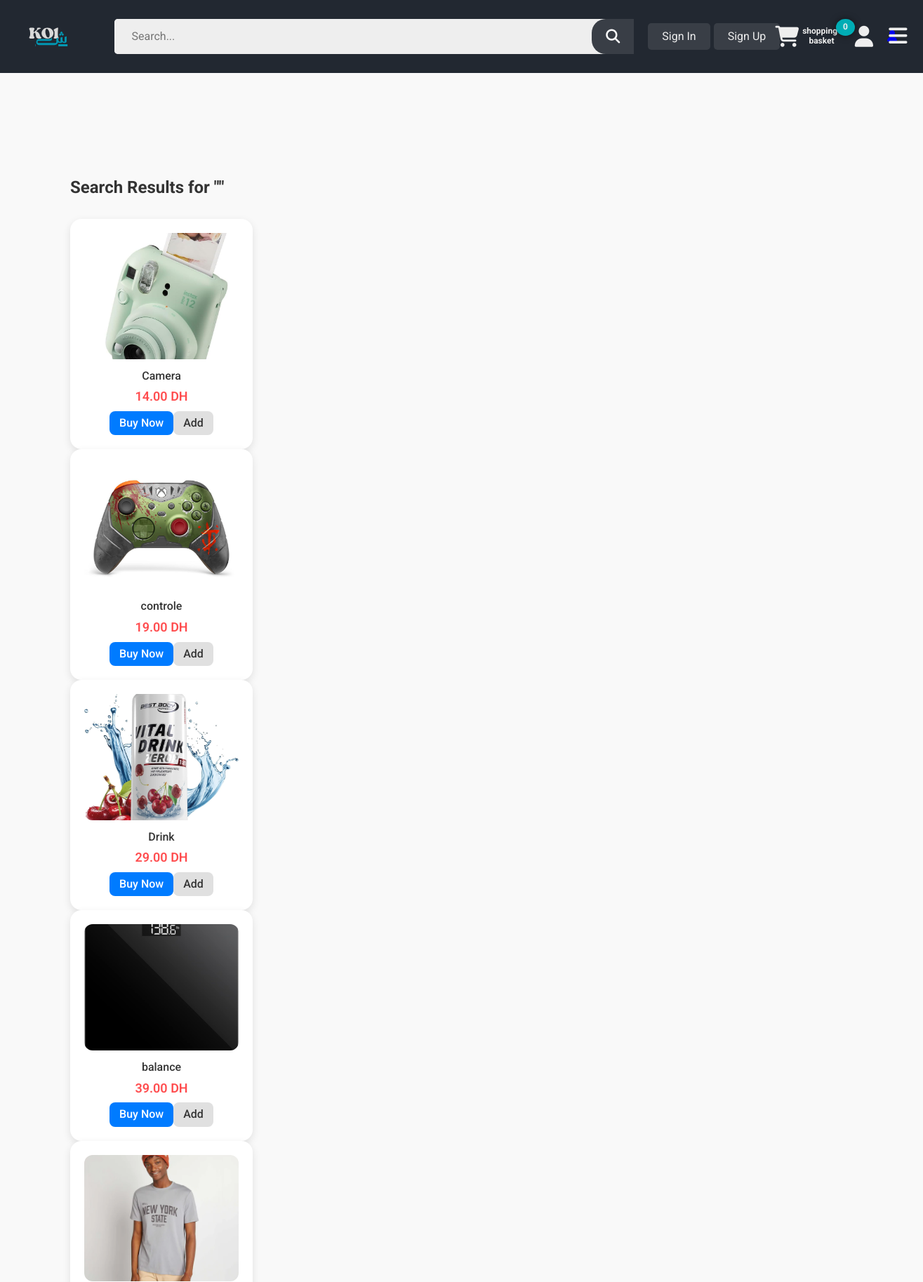
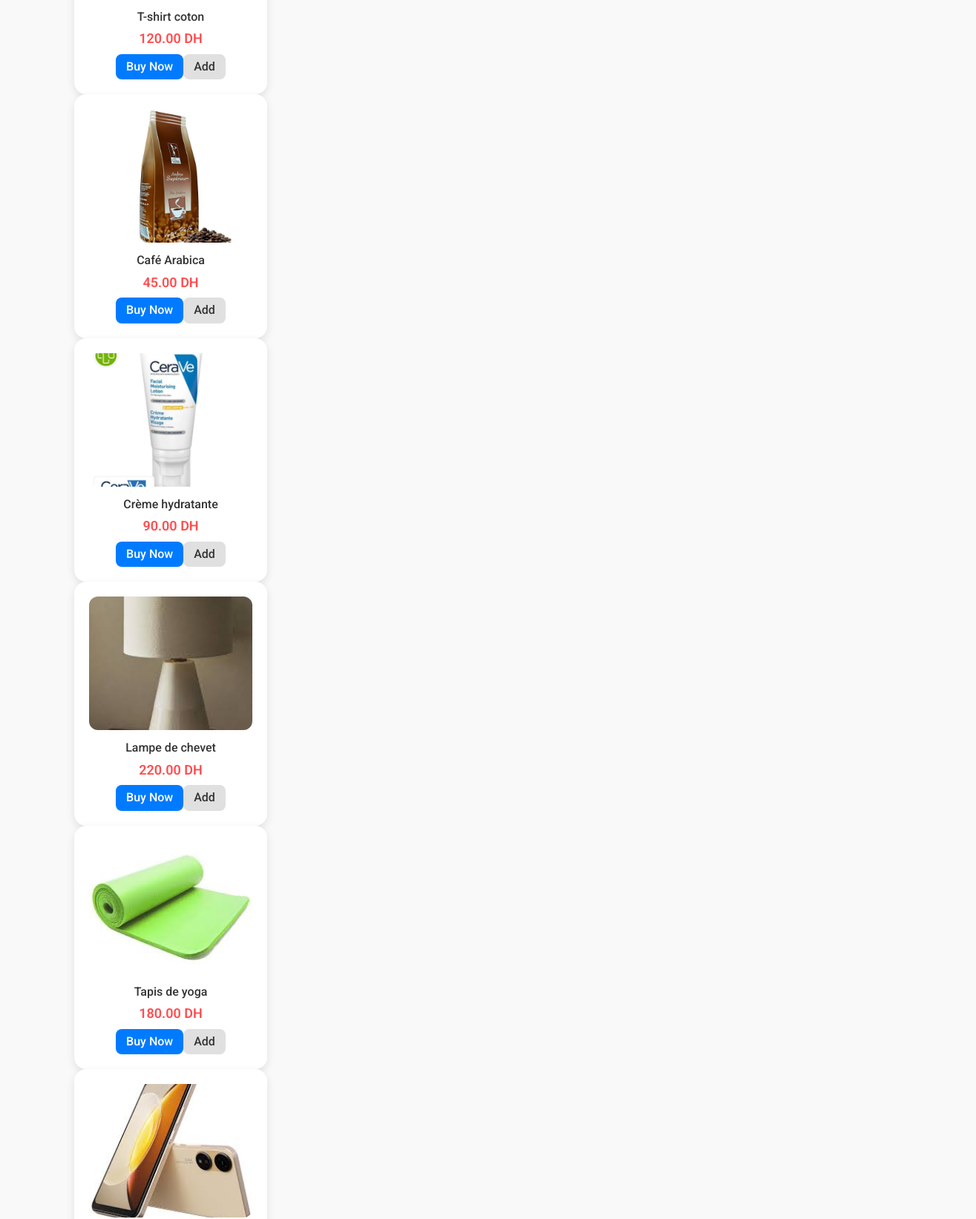
Screenshot of /Search.php (upper part) with the database file from the repository (2 pictures, top to bottom).
### tables this page shows
CREATE TABLE `produit` (
  `Reference` int NOT NULL,
  `Designation` varchar(255) NOT NULL,
  `Description` text,
  `Categorie` int NOT NULL,
  `prix` decimal(10,2) NOT NULL,
  `PrixAcquisition` decimal(10,2) NOT NULL,
  `Stock` int DEFAULT NULL,
  `ImageURL` varchar(255) DEFAULT NULL
);

### Search.php (the view, shortened to what this page needs)
<?php
require_once('./Connection.php');
$search = isset($_GET['search']) ? mysqli_real_escape_string($conn, $_GET['search']) : '';
$sql = "SELECT * FROM produit WHERE Designation LIKE '%$search%' OR Description LIKE '%$search%'";
$result = mysqli_query($conn, $sql);
?>
<!DOCTYPE html>
<html>
<head>
    <link rel="stylesheet" href="css/normalized.css">
    <link rel="stylesheet" href="css/all.min.css">
    <link rel="stylesheet" href="css/kolchi.css">
    <link rel="stylesheet" href="css/product.css">
</head>
<body>
    <header class="header">
        <div class="container">
            <div class="logo">
                <a href="index.php"> <img src="imgs/KOlش.svg" alt="logo" class="logo-img"></a>
            </div>
            <div class="search">
                <form action="./Search.php" method="post" class="search">
                    <input type="text" placeholder="Search...">
                    <button type="submit" class="search-btn"><i class="fa-solid fa-magnifying-glass"></i></button>
                </form>
            </div>
            <div class="nav">
                <div class="signIn signUp">
                    <?php if (!isset($_SESSION['user_id'])): ?>
                        <button onclick="window.location.href='./MainSign/SingUP_IN.php'" class="signIn-btn">Sign In</button>
                        <button onclick="window.location.href='./MainSign/SingUP_IN.php'" class="signUp-btn">Sign Up</button>
                    <?php else: ?>
                        <span class="welcome-user">Welcome, <?php echo $_SESSION['username']; ?></span>
                        <button onclick="window.location.href='logout.php'" class="logout-btn">Logout</button>
                    <?php endif; ?>
                </div>
            </div>
            <div class="basket">
            <div class="basket_IN">
                <?php if (!isset($_SESSION['user_id'])): ?>
                    <form action="./MainSign/SingUP_IN.php">
                        <button  type="submit" ><i class="fa-solid fa-cart-shopping"></i> <span>shopping-basket</span> </button>
                        <p id="orders">0</p>
                    </form>
                    <?php endif; ?>
                </div><button type="submit" class="No_account_Now"><i class="fa-solid fa-user"></i></button><a href="#" class="No_account_Now"><i class="fa-solid fa-user"></i></a>
            </div>
            <div class="nav_l">
                <i class="fa-solid fa-bars"></i>
            </div>
        </div>
    </header>
    <div class="Sproducts">
        <h2>Search Results for "<?php echo htmlspecialchars($search); ?>"</h2>
        <?php if (mysqli_num_rows($result) > 0): ?>
            <?php
             while ($row = mysqli_fetch_assoc($result)) {
                echo "<div class='product-item'>";
                echo "<img src='" . $row['ImageURL'] . "' alt='" . $row['Reference'] . "' class='product-img'>";
                echo "<p class='title'>".$row['Designation']."</p>";
                echo "<p class='price'>".$row['prix']." DH"."</p>";
                echo "<div class='btns'>";
                 if (!isset($_SESSION['user_id'])){
                    echo "<form action='./verifieSign.php'>";
                    echo "<button type='submit' class='Buy_Now'>Buy Now</button>";
                    echo "<button type='submit' class='Add'>Add</button>";
                    echo "</form>";
                    echo "</div>";
                 }
                echo "</div >";
            }
            ?>
        <?php else: ?>
            <p>No results found.</p>
        <?php endif; ?>
    </div>
</body>
</html>

### css/kolchi.css (style rules this page uses)
* { margin: 0; padding: 0; box-sizing: border-box; }
:root { --mainColor:#222831; --secondColor:#393e46; --thirdColor:#00adb5; --fourthColor:#eeeeee; --mainPadding:15px; --mainBorderRadius:5px; }
body { font-family: "Roboto", sans-serif; }
@media (min-width: 576px) { .container { width:540px; } }
@media (min-width: 768px) { .container { width:750px; } }
@media (min-width: 992px) { .container { width:970px; } }
@media (min-width: 1200px) { .container { width:1300px; } }
a { text-decoration: none; }
.container { padding-left: var(--mainPadding); padding-right: var(--mainPadding); margin: 0 auto; }
.header { padding: 5px; background-color: var(--mainColor); position: relative; }
.header .container { color: var(--fourthColor); display: flex; justify-content: space-between; align-items: center; text-align: center; position: relative; }
.logo { margin-right: 50px; }
.logo-img { width: 90px; height: 90px; }
.search { display: none; align-items: center; justify-content: space-between; background-color: var(--fourthColor); height: 50px; border-radius: var(--mainBorderRadius); flex: 1; }
@media (min-width: 768px) { .search { display: flex; } }
@media (min-width: 768px) { .logo-img { width: 50px; height: 50px; } }
@media (min-width: 992px) { .search { display: flex; } }
@media (min-width: 992px) { .logo-img { width: 70px; height: 70px; } }
@media (min-width: 1200px) { .search { display: flex; } }
@media (min-width: 1200px) { .logo-img { width: 90px; height: 90px; } }
.search input[type="text"] { padding: 10px 25px; font-size: 16px; color: var(--mainColor); background-color: transparent; border: none; border-radius: var(--mainBorderRadius); outline: none; width: 100%; margin-right: 50px; }
.search .search-btn { font-size: 20px; padding: 5px 20px; border: none; color: white; background-color: var(--secondColor); height: 100%; border-radius: 20px 0 0 20px; cursor: pointer; }
.nav { display: flex; align-items: center; justify-content: center; margin-left: 10px; }
.nav .signUp { margin: 0 10px; display: none; }
.nav .signIn { display: none; }
.nav .signUp .signIn-btn { padding: 10px 20px; background-color: var(--secondColor); border-radius: var(--mainBorderRadius); color: var(--fourthColor); font-size: 16px; border: none; cursor: pointer; margin-right: 5px; }
.nav .signUp .signUp-btn { padding: 10px 20px; background-color: var(--secondColor); border-radius: var(--mainBorderRadius); color: var(--fourthColor); font-size: 16px; border: none; cursor: pointer; margin-right: 5px; }
@media (min-width: 768px) { .nav .signUp { display: flex; } }
@media (min-width: 992px) { .nav .signUp { display: flex; } }
.basket { padding: 10px; border-radius: var(--mainBorderRadius); color: var(--fourthColor); margin:0 15px; width: 100px; display: flex; align-items: center; justify-content: center; justify-items: flex-end; }
.basket button { font-size: 30px; color: var(--fourthColor); font-weight: bold; display: flex; align-items: center; justify-content: center; text-decoration: none; margin-right: 10px; padding-right:10px ; border: none; background-color: transparent; cursor: pointer; }
.basket button span { font-size: 12px; color: var(--fourthColor); font-weight: bold; margin-left: 5px; }
.basket_IN { position: relative; }
.basket_IN #orders { position: absolute; top: -10px; right: -0px; background-color: var(--thirdColor); color: var(--fourthColor); font-size: 12px; font-weight: bold; padding: 5px 10px; border-radius: 50%; display: flex; align-items: center; justify-content: center; box-shadow: 0 0 10px rgba(0, 0, 0, 0.5); }
.nav_l { margin-left: 10px; font-size: 30px; }
.btns { display: flex; gap: 10px; margin-top: auto; }
.btns button { padding: 8px 14px; border: none; border-radius: 8px; cursor: pointer; font-weight: 500; transition: background-color 0.3s; }
.Buy_Now { background-color: var(--mainColor); color: white; }
.Add { background-color: #e0e0e0; color: #333; }

### rows the page displays
produit: ImageURL (picture), Designation "Camera", prix "14.00", shows "Buy Now"
produit: ImageURL (picture), Designation "controle", prix "19.00", shows "Buy Now"
produit: ImageURL (picture), Designation "Drink", prix "29.00", shows "Buy Now"
produit: ImageURL (picture), Designation "balance", prix "39.00", shows "Buy Now"
produit: ImageURL (picture), Designation "T-shirt coton", prix "120.00", shows "Buy Now"
produit: ImageURL (picture), Designation "Café Arabica", prix "45.00", shows "Buy Now"
produit: ImageURL (picture), Designation "Crème hydratante", prix "90.00", shows "Buy Now"
produit: ImageURL (picture), Designation "Lampe de chevet", prix "220.00", shows "Buy Now"
produit: ImageURL (picture), Designation "Tapis de yoga", prix "180.00", shows "Buy Now"
produit: ImageURL (picture)
